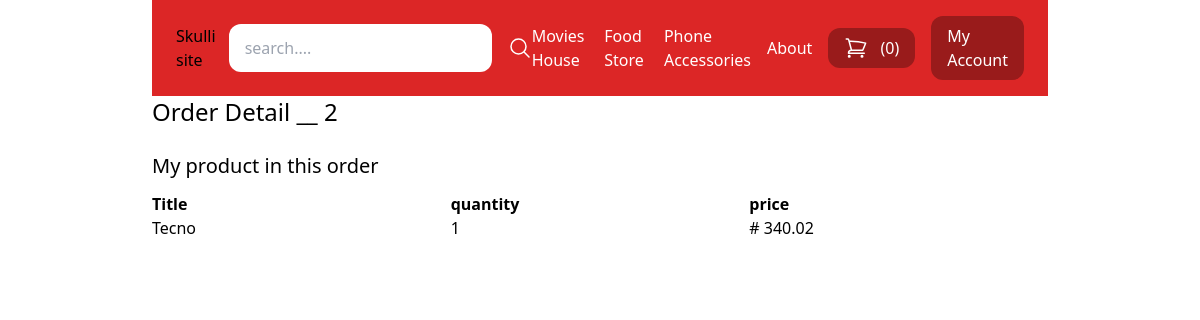
Page /mystore/order_detail/2/ (signed in) on the committed database.
### store/models.py (models this page shows, shortened)
class category(models.Model):
    title=models.CharField(max_length=500)
    slug = models.SlugField(max_length=500)

class Order(models.Model):
    first_name= models.CharField(max_length=255)
    last_name= models.CharField(max_length=255)
    address= models.CharField(max_length=255)
    email  = models.EmailField()
    city = models.CharField(max_length=255,default=False)
    zip_code = models.CharField(max_length=225)
    phone_contact = models.IntegerField()
    paid_amount= models.IntegerField(blank=True, null=True)
    is_paid = models.BooleanField(default= False)
    payment_intent =models.CharField(max_length=255)
    created_by = models.ForeignKey(User,related_name='orders', on_delete=models.SET_NULL,null=True)
    created_at = models.DateTimeField(auto_now_add=True)

class OrderItem(models.Model):
    order  = models.ForeignKey(Order,related_name='items',on_delete = models.CASCADE)
    product = models.ForeignKey(Product,related_name='items',on_delete = models.CASCADE)
    price = models.IntegerField(default=0)
    quantity = models.IntegerField(default=1)
    def get_display_price(self):
        return self.price/ 100

class Product(models.Model):
    DRAFT = 'draft'
    WAITING_APPROVAL = 'waitingapproval'
    ACTIVE = 'active'
    DELECTED = 'deleted'
    STATUS_CHOICES = (
        (DRAFT,'Draft'),
        (WAITING_APPROVAL,'Waitingaprroval'),
        (ACTIVE,'Active'),
        (DELECTED,'Delected'),
    )
    user= models.ForeignKey(User,related_name='products',on_delete=models.CASCADE)
    category=models.ForeignKey(category,related_name='products',on_delete=models.CASCADE)
    title= models.CharField(max_length=50)
    slug= models.SlugField(max_length=50)
    description = models.TextField(blank=True)
    price= models.IntegerField()
    image = models.ImageField(upload_to='uploads/product_images/',blank=True,null=True)
    thumbnail = models.ImageField(upload_to='uploads/product_image/thumbnail/',blank =True,null=True)
    created_at = models.DateTimeField(auto_now_add=True)
    updated_at = models.DateTimeField(auto_now_add=True)
    status = models.CharField(max_length=100,choices=STATUS_CHOICES,default=ACTIVE)
    class Meta:
        ordering =('-created_at',)

### userprofile/views.py (the view)
@login_required
def my_store_order_detail(request,pk):
    order = get_object_or_404(Order,pk=pk)
    return render(request,'store/order_detail.html',{
        'order':order
    })

### store/cart.py (called while the page is built)
    def __len__(self):
        return sum(item['quantity'] for item in self.cart.values())

### store/context_processors.py (called while the page is built)
def cart(request):
    return {'cart':Cart(request)}

### store/templatetags/menu.py (called while the page is built)
@register.inclusion_tag('coreapp/menu.html')
def menu():
    categories = category.objects.all()
    return {"categories":categories}

### store/templates/store/order_detail.html (shortened to what this page needs)
{% extends 'coreapp/base.html' %}
{% block body %}
   <h1 class="mb-6 text-2xl">Order Detail __ {{order.id}}</h1>
   <h2 class=" mb-3 text-xl">My product in this order </h2>
   <div class="flex flex-wrap">
    <div class="w-1/3">
        <strong>Title</strong>
    </div>
    <div class="w-1/3">
        <strong>quantity</strong>
    </div>
    <div class="w-1/3">
        <strong>price</strong>
    </div>
</div>
   {% for item in order.items.all %}
        {% if item.product.user == request.user %}
        <div class="flex flex-wrap">
            <div class="w-1/3">
                {{item.product.title}}
            </div>
            <div class="w-1/3">
                {{item.quantity}}
            </div>
            <div class="w-1/3">
                # {{item.get_display_price}}
            </div>
        </div>
        {% endif %}
    {% endfor %}
{% endblock %}

### coreapp/templates/coreapp/menu.html
{% for category in categories %}
    <a href="{% url 'category_view' category.slug %}" class="text-white space-x-4">{{category.title}}</a>
{% endfor %}
<a href="{% url 'about' %}" class=" text-white">About</a>

### rows in the picture
category: title "Movies House"
category: title "Food Store"
category: title "Phone Accessories"
Order: id "2"
OrderItem: product "Tecno", quantity "1", get_display_price "340.02"

### other values in the picture
{{ cart|length }} "0"
